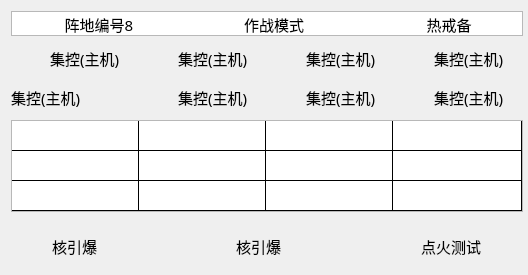
         <widget class="QWidget" name="verticalWidget_6" native="true">
          <property name="sizePolicy">
           <sizepolicy hsizetype="Preferred" vsizetype="Preferred">
            <horstretch>0</horstretch>
            <verstretch>0</verstretch>
           </sizepolicy>
          </property>
          <property name="minimumSize">
           <size>
            <width>528</width>
            <height>275</height>
           </size>
          </property>
          <property name="maximumSize">
           <size>
            <width>528</width>
            <height>275</height>
           </size>
          </property>
          <layout class="QGridLayout" name="gridLayout_18">
           <item row="2" column="0">
            <layout class="QHBoxLayout" name="horizontalLayout_19">
             <item>
              <widget class="QLabel" name="label_609">
               <property name="minimumSize">
                <size>
                 <width>82</width>
                 <height>33</height>
                </size>
               </property>
               <property name="maximumSize">
                <size>
                 <width>90</width>
                 <height>33</height>
                </size>
               </property>
               <property name="font">
                <font>
                 <family>宋体</family>
                 <pointsize>11</pointsize>
                </font>
               </property>
               <property name="text">
                <string>集控(主机)</string>
               </property>
              </widget>
             </item>
             <item>
              <widget class="QLabel" name="label_610">
               <property name="minimumSize">
                <size>
                 <width>33</width>
                 <height>33</height>
                </size>
               </property>
               <property name="maximumSize">
                <size>
                 <width>33</width>
                 <height>33</height>
                </size>
               </property>
               <property name="styleSheet">
                <string notr="true"/>
               </property>
               <property name="text">
                <string/>
               </property>
              </widget>
             </item>
             <item>
              <widget class="QLabel" name="label_611">
               <property name="minimumSize">
                <size>
                 <width>33</width>
                 <height>33</height>
                </size>
               </property>
               <property name="maximumSize">
                <size>
                 <width>33</width>
                 <height>33</height>
                </size>
               </property>
               <property name="styleSheet">
                <string notr="true">border-image: url(:/img/false.png);</string>
               </property>
               <property name="text">
                <string/>
               </property>
              </widget>
             </item>
             <item>
              <widget class="QLabel" name="label_612">
               <property name="minimumSize">
                <size>
                 <width>82</width>
                 <height>33</height>
                </size>
               </property>
               <property name="maximumSize">
                <size>
                 <width>90</width>
                 <height>33</height>
                </size>
               </property>
               <property name="font">
                <font>
                 <family>宋体</family>
                 <pointsize>11</pointsize>
                </font>
               </property>
               <property name="text">
                <string>集控(主机)</string>
               </property>
              </widget>
             </item>
             <item>
              <widget class="QLabel" name="label_613">
               <property name="minimumSize">
                <size>
                 <width>33</width>
                 <height>33</height>
                </size>
               </property>
               <property name="maximumSize">
                <size>
                 <width>33</width>
                 <height>33</height>
                </size>
               </property>
               <property name="styleSheet">
                <string notr="true">border-image: url(:/img/false.png);</string>
               </property>
               <property name="text">
                <string/>
               </property>
              </widget>
             </item>
             <item>
              <widget class="QLabel" name="label_614">
               <property name="minimumSize">
                <size>
                 <width>82</width>
                 <height>33</height>
                </size>
               </property>
               <property name="maximumSize">
                <size>
                 <width>90</width>
                 <height>33</height>
                </size>
               </property>
               <property name="font">
                <font>
                 <family>宋体</family>
                 <pointsize>11</pointsize>
                </font>
               </property>
               <property name="text">
                <string>集控(主机)</string>
               </property>
              </widget>
             </item>
             <item>
              <widget class="QLabel" name="label_615">
               <property name="minimumSize">
                <size>
                 <width>33</width>
                 <height>33</height>
                </size>
               </property>
               <property name="maximumSize">
                <size>
                 <width>33</width>
                 <height>33</height>
                </size>
               </property>
               <property name="styleSheet">
                <string notr="true">border-image: url(:/img/false.png);</string>
               </property>
               <property name="text">
                <string/>
               </property>
              </widget>
             </item>
             <item>
              <widget class="QLabel" name="label_616">
               <property name="minimumSize">
                <size>
                 <width>82</width>
                 <height>33</height>
                </size>
               </property>
               <property name="maximumSize">
                <size>
                 <width>90</width>
                 <height>33</height>
                </size>
               </property>
               <property name="font">
                <font>
                 <family>宋体</family>
                 <pointsize>11</pointsize>
                </font>
               </property>
               <property name="text">
                <string>集控(主机)</string>
               </property>
              </widget>
             </item>
            </layout>
           </item>
           <item row="3" column="0">
            <widget class="QTableWidget" name="tableWidget_23">
             <property name="sizePolicy">
              <sizepolicy hsizetype="Preferred" vsizetype="Preferred">
               <horstretch>0</horstretch>
               <verstretch>0</verstretch>
              </sizepolicy>
             </property>
             <property name="minimumSize">
              <size>
               <width>512</width>
               <height>92</height>
              </size>
             </property>
             <property name="maximumSize">
              <size>
               <width>512</width>
               <height>92</height>
              </size>
             </property>
             <property name="styleSheet">
              <string notr="true">gridline-color: rgb(0, 0, 0);</string>
             </property>
             <property name="verticalScrollBarPolicy">
              <enum>Qt::ScrollBarAlwaysOff</enum>
             </property>
             <property name="horizontalScrollBarPolicy">
              <enum>Qt::ScrollBarAlwaysOff</enum>
             </property>
             <property name="rowCount">
              <number>3</number>
             </property>
             <property name="columnCount">
              <number>4</number>
             </property>
             <attribute name="horizontalHeaderVisible">
              <bool>false</bool>
             </attribute>
             <attribute name="horizontalHeaderDefaultSectionSize">
              <number>127</number>
             </attribute>
             <attribute name="horizontalHeaderMinimumSectionSize">
              <number>127</number>
             </attribute>
             <attribute name="horizontalHeaderStretchLastSection">
              <bool>true</bool>
             </attribute>
             <attribute name="verticalHeaderVisible">
              <bool>false</bool>
             </attribute>
             <attribute name="verticalHeaderDefaultSectionSize">
              <number>30</number>
             </attribute>
             <attribute name="verticalHeaderMinimumSectionSize">
              <number>30</number>
             </attribute>
             <attribute name="verticalHeaderStretchLastSection">
              <bool>true</bool>
             </attribute>
             <row/>
             <row/>
             <row/>
             <column/>
             <column/>
             <column/>
             <column/>
            </widget>
           </item>
           <item row="0" column="0">
            <widget class="QTableWidget" name="tableWidget_6">
             <property name="minimumSize">
              <size>
               <width>512</width>
               <height>25</height>
              </size>
             </property>
             <property name="maximumSize">
              <size>
               <width>512</width>
               <height>25</height>
              </size>
             </property>
             <property name="styleSheet">
              <string notr="true">gridline-color: rgba(255, 255, 255, 0);</string>
             </property>
             <property name="verticalScrollBarPolicy">
              <enum>Qt::ScrollBarAlwaysOff</enum>
             </property>
             <property name="horizontalScrollBarPolicy">
              <enum>Qt::ScrollBarAlwaysOff</enum>
             </property>
             <property name="rowCount">
              <number>1</number>
             </property>
             <property name="columnCount">
              <number>3</number>
             </property>
             <attribute name="horizontalHeaderVisible">
              <bool>false</bool>
             </attribute>
             <attribute name="horizontalHeaderDefaultSectionSize">
              <number>175</number>
             </attribute>
             <attribute name="horizontalHeaderMinimumSectionSize">
              <number>175</number>
             </attribute>
             <attribute name="verticalHeaderVisible">
              <bool>false</bool>
             </attribute>
             <attribute name="verticalHeaderDefaultSectionSize">
              <number>25</number>
             </attribute>
             <attribute name="verticalHeaderMinimumSectionSize">
              <number>25</number>
             </attribute>
             <row/>
             <column/>
             <column/>
             <column/>
             <item row="0" column="0">
              <property name="text">
               <string>阵地编号8</string>
              </property>
              <property name="font">
               <font>
                <family>宋体</family>
                <pointsize>11</pointsize>
               </font>
              </property>
              <property name="textAlignment">
               <set>AlignCenter</set>
              </property>
              <property name="background">
               <brush brushstyle="NoBrush">
                <color alpha="255">
                 <red>51</red>
                 <green>138</green>
                 <blue>155</blue>
                </color>
               </brush>
              </property>
             </item>
             <item row="0" column="1">
              <property name="text">
               <string notr="true">作战模式</string>
              </property>
              <property name="font">
               <font>
                <family>宋体</family>
                <pointsize>11</pointsize>
                <weight>50</weight>
                <bold>false</bold>
               </font>
              </property>
              <property name="textAlignment">
               <set>AlignCenter</set>
              </property>
              <property name="background">
               <brush brushstyle="NoBrush">
                <color alpha="255">
                 <red>222</red>
                 <green>0</green>
                 <blue>0</blue>
                </color>
               </brush>
              </property>
             </item>
             <item row="0" column="2">
              <property name="text">
               <string>热戒备</string>
              </property>
              <property name="font">
               <font>
                <family>宋体</family>
                <pointsize>11</pointsize>
               </font>
              </property>
              <property name="textAlignment">
               <set>AlignCenter</set>
              </property>
             </item>
            </widget>
           </item>
           <item row="4" column="0">
            <spacer name="verticalSpacer_6">
             <property name="orientation">
              <enum>Qt::Vertical</enum>
             </property>
             <property name="sizeHint" stdset="0">
              <size>
               <width>20</width>
               <height>40</height>
              </size>
             </property>
            </spacer>
           </item>
           <item row="5" column="0">
            <layout class="QHBoxLayout" name="horizontalLayout_6">
             <item>
              <widget class="QLabel" name="label_617">
               <property name="minimumSize">
                <size>
                 <width>35</width>
                 <height>35</height>
                </size>
               </property>
               <property name="maximumSize">
                <size>
                 <width>35</width>
                 <height>35</height>
                </size>
               </property>
               <property name="styleSheet">
                <string notr="true">border-image: url(:/img/pie-NF.png);</string>
               </property>
               <property name="text">
                <string/>
               </property>
              </widget>
             </item>
             <item>
              <widget class="QLabel" name="label_618">
               <property name="minimumSize">
                <size>
                 <width>100</width>
                 <height>33</height>
                </size>
               </property>
               <property name="maximumSize">
                <size>
                 <width>100</width>
                 <height>33</height>
                </size>
               </property>
               <property name="font">
                <font>
                 <family>宋体</family>
                 <pointsize>11</pointsize>
                </font>
               </property>
               <property name="text">
                <string>核引爆</string>
               </property>
              </widget>
             </item>
             <item>
              <widget class="QLabel" name="label_619">
               <property name="minimumSize">
                <size>
                 <width>76</width>
                 <height>33</height>
                </size>
               </property>
               <property name="maximumSize">
                <size>
                 <width>76</width>
                 <height>33</height>
                </size>
               </property>
               <property name="styleSheet">
                <string notr="true">border-image: url(:/img/Off-NP.png);</string>
               </property>
               <property name="text">
                <string/>
               </property>
              </widget>
             </item>
             <item>
              <widget class="QLabel" name="label_620">
               <property name="minimumSize">
                <size>
                 <width>100</width>
                 <height>33</height>
                </size>
               </property>
               <property name="maximumSize">
                <size>
                 <width>100</width>
                 <height>33</height>
                </size>
               </property>
               <property name="font">
                <font>
                 <family>宋体</family>
                 <pointsize>11</pointsize>
                </font>
               </property>
               <property name="text">
                <string>核引爆</string>
               </property>
              </widget>
             </item>
             <item>
              <widget class="QLabel" name="label_621">
               <property name="minimumSize">
                <size>
                 <width>76</width>
                 <height>33</height>
                </size>
               </property>
               <property name="maximumSize">
                <size>
                 <width>76</width>
                 <height>33</height>
                </size>
               </property>
               <property name="styleSheet">
                <string notr="true">border-image: url(:/img/Off-NP.png);</string>
               </property>
               <property name="text">
                <string/>
               </property>
              </widget>
             </item>
             <item>
              <widget class="QLabel" name="label_622">
               <property name="minimumSize">
                <size>
                 <width>100</width>
                 <height>33</height>
                </size>
               </property>
               <property name="maximumSize">
                <size>
                 <width>100</width>
                 <height>33</height>
                </size>
               </property>
               <property name="font">
                <font>
                 <family>宋体</family>
                 <pointsize>11</pointsize>
                </font>
               </property>
               <property name="text">
                <string>点火测试</string>
               </property>
              </widget>
             </item>
            </layout>
           </item>
           <item row="1" column="0">
            <layout class="QHBoxLayout" name="horizontalLayout_20">
             <item>
              <widget class="QLabel" name="label_601">
               <property name="minimumSize">
                <size>
                 <width>33</width>
                 <height>33</height>
                </size>
               </property>
               <property name="maximumSize">
                <size>
                 <width>33</width>
                 <height>33</height>
                </size>
               </property>
               <property name="styleSheet">
                <string notr="true">border-image: url(:/img/false.png);</string>
               </property>
               <property name="text">
                <string/>
               </property>
              </widget>
             </item>
             <item>
              <widget class="QLabel" name="label_602">
               <property name="minimumSize">
                <size>
                 <width>82</width>
                 <height>33</height>
                </size>
               </property>
               <property name="maximumSize">
                <size>
                 <width>90</width>
                 <height>33</height>
                </size>
               </property>
               <property name="font">
                <font>
                 <family>宋体</family>
                 <pointsize>11</pointsize>
                </font>
               </property>
               <property name="text">
                <string>集控(主机)</string>
               </property>
              </widget>
             </item>
             <item>
              <widget class="QLabel" name="label_603">
               <property name="minimumSize">
                <size>
                 <width>33</width>
                 <height>33</height>
                </size>
               </property>
               <property name="maximumSize">
                <size>
                 <width>33</width>
                 <height>33</height>
                </size>
               </property>
               <property name="styleSheet">
                <string notr="true">border-image: url(:/img/false.png);</string>
               </property>
               <property name="text">
                <string/>
               </property>
              </widget>
             </item>
             <item>
              <widget class="QLabel" name="label_604">
               <property name="minimumSize">
                <size>
                 <width>82</width>
                 <height>33</height>
                </size>
               </property>
               <property name="maximumSize">
                <size>
                 <width>90</width>
                 <height>33</height>
                </size>
               </property>
               <property name="font">
                <font>
                 <family>宋体</family>
                 <pointsize>11</pointsize>
                </font>
               </property>
               <property name="text">
                <string>集控(主机)</string>
               </property>
              </widget>
             </item>
             <item>
              <widget class="QLabel" name="label_605">
               <property name="minimumSize">
                <size>
                 <width>33</width>
                 <height>33</height>
                </size>
               </property>
               <property name="maximumSize">
                <size>
                 <width>33</width>
                 <height>33</height>
                </size>
               </property>
               <property name="styleSheet">
                <string notr="true">border-image: url(:/img/false.png);</string>
               </property>
               <property name="text">
                <string/>
               </property>
              </widget>
             </item>
             <item>
              <widget class="QLabel" name="label_606">
               <property name="minimumSize">
                <size>
                 <width>82</width>
                 <height>33</height>
                </size>
               </property>
               <property name="maximumSize">
                <size>
                 <width>90</width>
                 <height>33</height>
                </size>
               </property>
               <property name="font">
                <font>
                 <family>宋体</family>
                 <pointsize>11</pointsize>
                </font>
               </property>
               <property name="text">
                <string>集控(主机)</string>
               </property>
              </widget>
             </item>
             <item>
              <widget class="QLabel" name="label_607">
               <property name="minimumSize">
                <size>
                 <width>33</width>
                 <height>33</height>
                </size>
               </property>
               <property name="maximumSize">
                <size>
                 <width>33</width>
                 <height>33</height>
                </size>
               </property>
               <property name="styleSheet">
                <string notr="true">border-image: url(:/img/false.png);</string>
               </property>
               <property name="text">
                <string/>
               </property>
              </widget>
             </item>
             <item>
              <widget class="QLabel" name="label_608">
               <property name="minimumSize">
                <size>
                 <width>82</width>
                 <height>33</height>
                </size>
               </property>
               <property name="maximumSize">
                <size>
                 <width>90</width>
                 <height>33</height>
                </size>
               </property>
               <property name="font">
                <font>
                 <family>宋体</family>
                 <pointsize>11</pointsize>
                </font>
               </property>
               <property name="text">
                <string>集控(主机)</string>
               </property>
              </widget>
             </item>
            </layout>
           </item>
          </layout>
         </widget>
